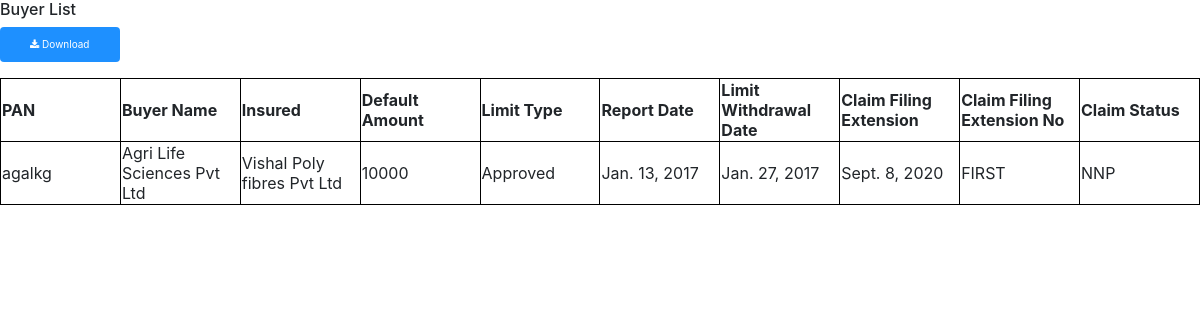
Before: /all_buyers/ with the older database file.
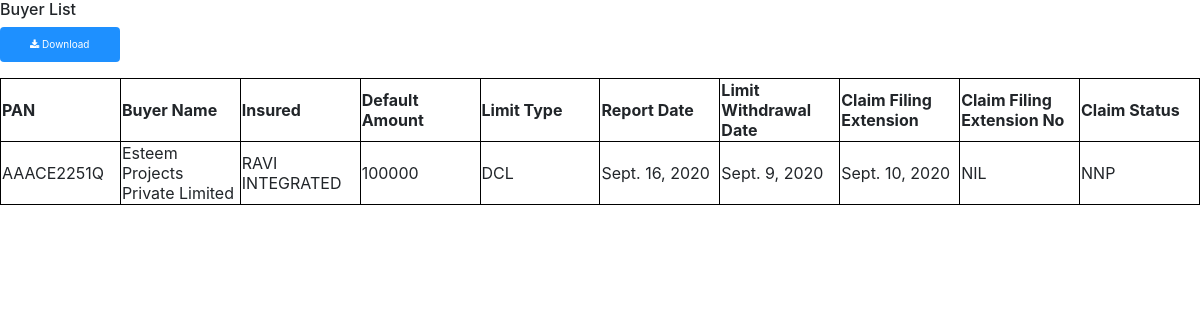
After: the same page with the newer database file.
### ClaimsApp/models.py (models this page shows, shortened)
class Claims(models.Model):
    Insured_Name = models.CharField(max_length=50)
    Buyer_name = models.CharField(max_length=50)
    PAN = models.CharField(max_length=20)
    Default_Amt = models.CharField(max_length=20)
    Limit_Type = models.CharField(max_length=20, default=0)
    Report_date = models.DateField()
    Claim_status = models.CharField(max_length=1000, default="NNP", choices=[('NNP', 'NNP'), ('Claim', 'Claim'), (
        'Claim Under Process', 'Claim Under Process'),
                                                                             ('Repudiated', 'Repudiated'),
                                                                             ('Disputed', 'Disputed'),
                                                                             ('Paid and Closed', 'Paid and Closed'),
                                                                             ('Overdue Cleared', 'Overdue Cleared'), (
                                                                                 'Overdue Cleared and Reinstated',
                                                                                 'Overdue Cleared and Reinstated')])
    Limit_Withdrawal = models.DateField()
    Claim_Extension = models.DateField()
    Claim_Extension_Number = models.CharField(max_length=50, default="NIL",
                                              choices=[('NIL', 'NIL'), ('FIRST', 'FIRST'), ('SECOND', 'SECOND'),
                                                       ('THIRD', 'THIRD'), ('FOURTH', 'FOURTH'), ('FIFTH', 'FIFTH')])
    class Meta:
        verbose_name = "Claim"

### ClaimsApp/views.py (the view)
# urls.py: url(r'all_buyers/', views.buyer_data, name='buyer_data'),
def buyer_data(request):
    all_buyers = Claims.objects.all()
    return render(request, "ClaimsApp/all_buyers.html", {'Buyers': all_buyers})

### ClaimsApp/templates/ClaimsApp/all_buyers.html (shortened to what this page needs)
<body>
<link rel="stylesheet" href="https://cdnjs.cloudflare.com/ajax/libs/font-awesome/4.7.0/css/font-awesome.min.css">
<link rel="stylesheet" href="https://maxcdn.bootstrapcdn.com/bootstrap/4.0.0/css/bootstrap.min.css">
<div>
<h6>Buyer List </h6>
<form id="download" method="post" action="/export/">{% csrf_token %}
<button class="btn"><i class="fa fa-download"></i> Download</button>
</form>
<table >
    <tr>
        <th> PAN</th>
        <th> Buyer Name</th>
        <th> Insured</th>
        <th> Default Amount</th>
        <th> Limit Type</th>
        <th> Report Date</th>
        <th> Limit Withdrawal Date</th>
        <th> Claim Filing Extension</th>
        <th> Claim Filing Extension No</th>
        <th> Claim Status</th>
    </tr>
    {%  for buyer in Buyers  %}
    <tr>
        <td>{{buyer.PAN}}</td>
        <td>{{buyer.Buyer_name}} </td>
        <td>{{buyer.Insured_Name}} </td>
        <td>{{buyer.Default_Amt}} </td>
        <td>{{buyer.Limit_Type}} </td>
        <td>{{buyer.Report_date}} </td>
        <td>{{buyer.Limit_Withdrawal}} </td>
        <td>{{buyer.Claim_Extension}} </td>
        <td>{{buyer.Claim_Extension_Number}} </td>
        <td>{{buyer.Claim_status}} </td>
    </tr>
    {%  endfor  %}
</table>
</div>
<br></br>
</body>

### ClaimsApp/templates/ClaimsApp/all_buyers.html (style rules this page uses)
table, th , td { border: 1px solid black; border-collapse: collapse; table-layout: fixed; width: 100%; }
.btn { background-color: DodgerBlue; border: none; color: white; padding: 10px 30px; cursor: pointer; font-size: 10px; }

Changed rows visible on the page:
removed Claims: PAN "agalkg", Buyer_name "Agri Life Sciences Pvt Ltd", Insured_Name "Vishal Poly fibres Pvt Ltd", Default_Amt "10000", Limit_Type "Approved", Report_date "Jan. 13, 2017", Limit_Withdrawal "Jan. 27, 2017", Claim_Extension "Sept. 8, 2020", Claim_Extension_Number "FIRST", Claim_status "NNP"
added Claims: PAN "AAACE2251Q", Buyer_name "Esteem Projects Private Limited", Insured_Name "RAVI INTEGRATED", Default_Amt "100000", Limit_Type "DCL", Report_date "Sept. 16, 2020", Limit_Withdrawal "Sept. 9, 2020", Claim_Extension "Sept. 10, 2020", Claim_Extension_Number "NIL", Claim_status "NNP"
